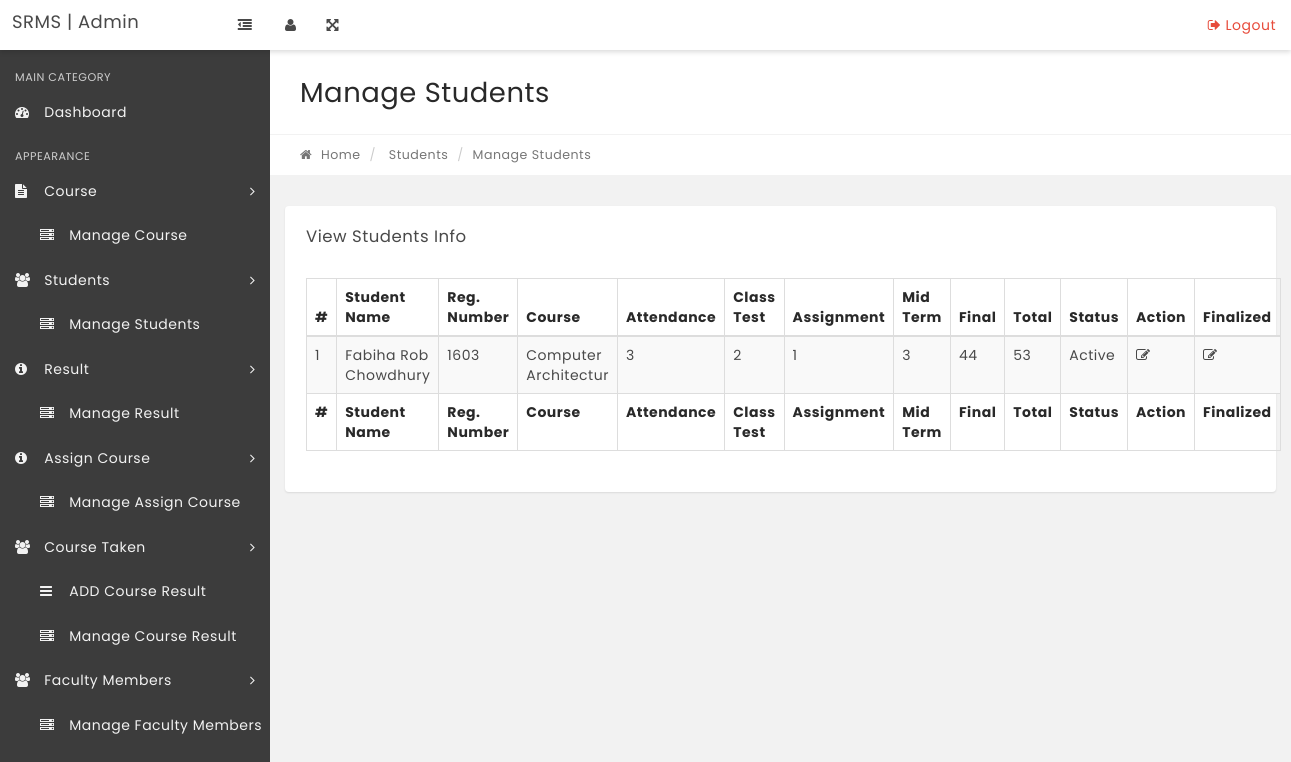
The app's page /manage-coursetaken.php (signed in) with its own data.
### tables this page shows
CREATE TABLE IF NOT EXISTS `course_taken` (
`id` int(11) NOT NULL,
  `SubjectId` int(11) NOT NULL,
  `StudentId` int(11) NOT NULL,
  `UserId` int(11) NOT NULL,
  `attendance` double NOT NULL,
  `class_test` double NOT NULL,
  `assignment` double NOT NULL,
  `mid_term` double NOT NULL,
  `final` double NOT NULL,
  `total` double NOT NULL,
  `gpa` double NOT NULL,
  `grade` varchar(11) NOT NULL,
  `Status` tinyint(1) NOT NULL
);

CREATE TABLE IF NOT EXISTS `tblstudents` (
`StudentId` int(11) NOT NULL,
  `StudentName` varchar(100) NOT NULL,
  `RollId` varchar(100) NOT NULL,
  `session` varchar(100) NOT NULL,
  `year` int(11) NOT NULL,
  `StudentEmail` varchar(100) NOT NULL,
  `Gender` varchar(10) NOT NULL,
  `DOB` varchar(100) NOT NULL,
  `RegDate` timestamp NOT NULL DEFAULT CURRENT_TIMESTAMP,
  `UpdationDate` timestamp NULL DEFAULT NULL ON UPDATE CURRENT_TIMESTAMP,
  `Status` int(1) NOT NULL
);

CREATE TABLE IF NOT EXISTS `tblsubjects` (
`id` int(11) NOT NULL,
  `SubjectName` varchar(100) NOT NULL,
  `SubjectCode` varchar(100) NOT NULL,
  `Creationdate` timestamp NOT NULL DEFAULT CURRENT_TIMESTAMP,
  `UpdationDate` timestamp NOT NULL DEFAULT '0000-00-00 00:00:00' ON UPDATE CURRENT_TIMESTAMP
);

### manage-coursetaken.php (the view, shortened to what this page needs)
<?php
include('includes/config.php');
if(strlen($_SESSION['login'])=="")
    {
    header("Location: index.php");
    }
    else{
		$usernaming=$_SESSION['login'];
?>
<!DOCTYPE html>
<html lang="en">
    <head>
        <link rel="stylesheet" href="css/bootstrap.min.css" media="screen" >
        <link rel="stylesheet" href="css/font-awesome.min.css" media="screen" >
        <link rel="stylesheet" href="css/animate-css/animate.min.css" media="screen" >
        <link rel="stylesheet" href="css/lobipanel/lobipanel.min.css" media="screen" >
        <link rel="stylesheet" href="css/prism/prism.css" media="screen" >
        <link rel="stylesheet" type="text/css" href="js/DataTables/datatables.min.css"/>
        <link rel="stylesheet" href="css/main.css" media="screen" >
    </head>
    <body class="top-navbar-fixed">
        <div class="main-wrapper">
   <?php include('includes/topbar.php');?>
            <div class="content-wrapper">
                <div class="content-container">
<?php if($_SESSION['login']==6)include('includes/leftbar.php');else include('includes/leftbar_user.php') ?>
                    <div class="main-page">
                        <div class="container-fluid">
                            <div class="row page-title-div">
                                <div class="col-md-6">
                                    <h2 class="title">Manage Students</h2>
                                </div>
                            </div>
                            <div class="row breadcrumb-div">
                                <div class="col-md-6">
                                    <ul class="breadcrumb">
            							<li><a href="dashboard.php"><i class="fa fa-home"></i> Home</a></li>
                                        <li> Students</li>
            							<li class="active">Manage Students</li>
            						</ul>
                                </div>
                            </div>
                        </div>
                        <section class="section">
                            <div class="container-fluid">
                                <div class="row">
                                    <div class="col-md-12">
                                        <div class="panel">
                                            <div class="panel-heading">
                                                <div class="panel-title">
                                                    <h5>View Students Info</h5>
                                                </div>
                                            </div>
                                            <div class="panel-body p-20">
                                                <table id="example" class="display table table-striped table-bordered" cellspacing="0" width="100%">
                                                    <thead>
                                                        <tr>
                                                            <th>#</th>
                                                            <th>Student Name</th>
                                                            <th>Reg. Number</th>
                                                            <th>Course</th>
                                                            <th>Attendance</th>
															<th>Class Test</th>
															<th>Assignment</th>
															<th>Mid Term</th>
															<th>Final</th>
															<th>Total</th>
                                                            <th>Status</th>
                                                            <th>Action</th>
															<th>Finalized</th>
                                                        </tr>
                                                    </thead>
                                                    <tfoot>
                                                        <tr>
                                                            <th>#</th>
                                                            <th>Student Name</th>
                                                            <th>Reg. Number</th>
                                                            <th>Course</th>
                                                            <th>Attendance</th>
															<th>Class Test</th>
															<th>Assignment</th>
															<th>Mid Term</th>
															<th>Final</th>
															<th>Total</th>
                                                            <th>Status</th>
                                                            <th>Action</th>
															<th>Finalized</th>
                                                        </tr>
                                                    </tfoot>
                                                    <tbody>
<?php $sql = "SELECT tblstudents.StudentName,tblstudents.RollId,tblsubjects.SubjectName,course_taken.id,course_taken.attendance,course_taken.class_test,course_taken.assignment,course_taken.mid_term,course_taken.final,course_taken.total,course_taken.Status
FROM (course_taken
JOIN tblsubjects ON (tblsubjects.id = course_taken.SubjectId)
JOIN tblstudents ON (tblstudents.StudentId = course_taken.StudentId)) where course_taken.Status=1 and course_taken.UserId=:usernaming";
$query = $dbh->prepare($sql);
$query-> bindParam(':usernaming', $usernaming, PDO::PARAM_STR);
$query->execute();
$results=$query->fetchAll(PDO::FETCH_OBJ);
$cnt=1;
if($query->rowCount() > 0)
{
foreach($results as $result)
{   ?>
<tr>
 <td><?php echo htmlentities($cnt);?></td>
                                                            <td><?php echo htmlentities($result->StudentName);?></td>
                                                            <td><?php echo htmlentities($result->RollId);?></td>
															<td><?php echo htmlentities($result->SubjectName);?></td>
															<td><?php echo htmlentities($result->attendance);?></td>
															<td><?php echo htmlentities($result->class_test);?></td>
															<td><?php echo htmlentities($result->assignment);?></td>
															<td><?php echo htmlentities($result->mid_term);?></td>
															<td><?php echo htmlentities($result->final);?></td>
															<td><?php echo htmlentities($result->total);?></td>
                                                             <td><?php if($result->Status==1){
echo htmlentities('Active');
}
else{
   echo htmlentities('Blocked');
}
                                                                ?></td>
<td>
<a href="edit-coursetaken.php?stid=<?php echo htmlentities($result->id);?>"><i class="fa fa-edit" title="Edit Record"></i> </a>
</td>
<td>
<a href="finalized.php?stid=<?php echo htmlentities($result->id);?>"><i class="fa fa-edit" title="Final"></i> </a>
</td>
</tr>
<?php $cnt=$cnt+1;}} ?>
                                                    </tbody>
                                                </table>
                                            </div>
                                        </div>
                                    </div>
                                                </div>
                                            </div>
                                        </div>
                                    </div>
                                </div>
                            </div>
    </body>
</html>
<?php } ?>

### records on screen
course_taken: StudentId.StudentName "Fabiha Rob Chowdhury", StudentId.RollId "1603", SubjectId.SubjectName "Computer Architectur", attendance "3", class_test "2", assignment "1", mid_term "3", final "44", total "53"
